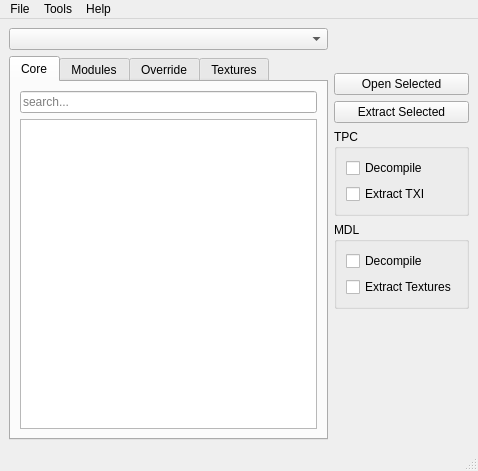
<?xml version="1.0" encoding="UTF-8"?>
<ui version="4.0">
 <class>MainWindow</class>
 <widget class="QMainWindow" name="MainWindow">
  <property name="geometry">
   <rect>
    <x>0</x>
    <y>0</y>
    <width>478</width>
    <height>471</height>
   </rect>
  </property>
  <property name="windowTitle">
   <string>Holocron Toolset</string>
  </property>
  <widget class="QWidget" name="centralwidget">
   <layout class="QHBoxLayout" name="horizontalLayout">
    <property name="sizeConstraint">
     <enum>QLayout::SetMinimumSize</enum>
    </property>
    <item>
     <layout class="QVBoxLayout" name="verticalLayout_4">
      <item>
       <widget class="QComboBox" name="gameCombo"/>
      </item>
      <item>
       <widget class="QTabWidget" name="resourceTabs">
        <property name="currentIndex">
         <number>0</number>
        </property>
        <widget class="QWidget" name="coreTab">
         <attribute name="title">
          <string>Core</string>
         </attribute>
         <layout class="QVBoxLayout" name="verticalLayout_2">
          <item>
           <widget class="QLineEdit" name="coreSearchEdit">
            <property name="placeholderText">
             <string>search...</string>
            </property>
           </widget>
          </item>
          <item>
           <widget class="QTreeView" name="coreTree">
            <property name="editTriggers">
             <set>QAbstractItemView::NoEditTriggers</set>
            </property>
            <property name="alternatingRowColors">
             <bool>true</bool>
            </property>
            <property name="selectionMode">
             <enum>QAbstractItemView::ExtendedSelection</enum>
            </property>
            <property name="sortingEnabled">
             <bool>true</bool>
            </property>
            <property name="allColumnsShowFocus">
             <bool>true</bool>
            </property>
            <attribute name="headerShowSortIndicator" stdset="0">
             <bool>true</bool>
            </attribute>
            <attribute name="headerStretchLastSection">
             <bool>true</bool>
            </attribute>
           </widget>
          </item>
         </layout>
        </widget>
        <widget class="QWidget" name="modulesTab">
         <attribute name="title">
          <string>Modules</string>
         </attribute>
         <layout class="QVBoxLayout" name="verticalLayout">
          <item>
           <layout class="QHBoxLayout" name="horizontalLayout_2" stretch="4,1">
            <item>
             <widget class="QComboBox" name="modulesCombo">
              <property name="maxVisibleItems">
               <number>18</number>
              </property>
             </widget>
            </item>
            <item>
             <widget class="QPushButton" name="moduleRefreshButton">
              <property name="minimumSize">
               <size>
                <width>70</width>
                <height>0</height>
               </size>
              </property>
              <property name="maximumSize">
               <size>
                <width>16777215</width>
                <height>70</height>
               </size>
              </property>
              <property name="toolTip">
               <string>Refresh the list of modules.</string>
              </property>
              <property name="text">
               <string>Refresh</string>
              </property>
             </widget>
            </item>
           </layout>
          </item>
          <item>
           <widget class="Line" name="line">
            <property name="orientation">
             <enum>Qt::Horizontal</enum>
            </property>
           </widget>
          </item>
          <item>
           <layout class="QHBoxLayout" name="horizontalLayout_4">
            <item>
             <widget class="QLineEdit" name="moduleSearchEdit">
              <property name="placeholderText">
               <string>search...</string>
              </property>
             </widget>
            </item>
            <item>
             <widget class="QPushButton" name="moduleReloadButton">
              <property name="enabled">
               <bool>false</bool>
              </property>
              <property name="minimumSize">
               <size>
                <width>70</width>
                <height>0</height>
               </size>
              </property>
              <property name="maximumSize">
               <size>
                <width>70</width>
                <height>16777215</height>
               </size>
              </property>
              <property name="toolTip">
               <string>Reload the active module.</string>
              </property>
              <property name="text">
               <string>Reload</string>
              </property>
             </widget>
            </item>
           </layout>
          </item>
          <item>
           <widget class="QTreeView" name="modulesTree">
            <property name="editTriggers">
             <set>QAbstractItemView::NoEditTriggers</set>
            </property>
            <property name="alternatingRowColors">
             <bool>true</bool>
            </property>
            <property name="selectionMode">
             <enum>QAbstractItemView::ExtendedSelection</enum>
            </property>
            <property name="sortingEnabled">
             <bool>true</bool>
            </property>
            <property name="allColumnsShowFocus">
             <bool>true</bool>
            </property>
            <attribute name="headerShowSortIndicator" stdset="0">
             <bool>false</bool>
            </attribute>
           </widget>
          </item>
         </layout>
        </widget>
        <widget class="QWidget" name="overrideTab">
         <attribute name="title">
          <string>Override</string>
         </attribute>
         <layout class="QVBoxLayout" name="verticalLayout_3">
          <item>
           <widget class="QFrame" name="overrideFolderFrame">
            <property name="frameShape">
             <enum>QFrame::NoFrame</enum>
            </property>
            <property name="frameShadow">
             <enum>QFrame::Plain</enum>
            </property>
            <layout class="QHBoxLayout" name="horizontalLayout_5" stretch="1,0">
             <property name="leftMargin">
              <number>0</number>
             </property>
             <property name="topMargin">
              <number>0</number>
             </property>
             <property name="rightMargin">
              <number>0</number>
             </property>
             <property name="bottomMargin">
              <number>0</number>
             </property>
             <item>
              <widget class="QComboBox" name="overrideFolderCombo"/>
             </item>
             <item>
              <widget class="QPushButton" name="overrideRefreshButton">
               <property name="minimumSize">
                <size>
                 <width>70</width>
                 <height>0</height>
                </size>
               </property>
               <property name="maximumSize">
                <size>
                 <width>70</width>
                 <height>16777215</height>
                </size>
               </property>
               <property name="toolTip">
                <string>Refresh the list of modules.</string>
               </property>
               <property name="text">
                <string>Refresh</string>
               </property>
              </widget>
             </item>
            </layout>
           </widget>
          </item>
          <item>
           <widget class="Line" name="overrideLine">
            <property name="orientation">
             <enum>Qt::Horizontal</enum>
            </property>
           </widget>
          </item>
          <item>
           <layout class="QHBoxLayout" name="horizontalLayout_3">
            <item>
             <widget class="QLineEdit" name="overrideSearchEdit">
              <property name="placeholderText">
               <string>search...</string>
              </property>
             </widget>
            </item>
            <item>
             <widget class="QPushButton" name="overrideReloadButton">
              <property name="minimumSize">
               <size>
                <width>70</width>
                <height>0</height>
               </size>
              </property>
              <property name="maximumSize">
               <size>
                <width>70</width>
                <height>16777215</height>
               </size>
              </property>
              <property name="toolTip">
               <string>Refresh the list of files in the override folder.</string>
              </property>
              <property name="text">
               <string>Reload</string>
              </property>
             </widget>
            </item>
           </layout>
          </item>
          <item>
           <widget class="QTreeView" name="overrideTree">
            <property name="editTriggers">
             <set>QAbstractItemView::NoEditTriggers</set>
            </property>
            <property name="alternatingRowColors">
             <bool>true</bool>
            </property>
            <property name="selectionMode">
             <enum>QAbstractItemView::ExtendedSelection</enum>
            </property>
            <property name="sortingEnabled">
             <bool>true</bool>
            </property>
            <property name="allColumnsShowFocus">
             <bool>true</bool>
            </property>
            <attribute name="headerShowSortIndicator" stdset="0">
             <bool>false</bool>
            </attribute>
           </widget>
          </item>
         </layout>
        </widget>
        <widget class="QWidget" name="texturesTab">
         <attribute name="title">
          <string>Textures</string>
         </attribute>
         <layout class="QVBoxLayout" name="verticalLayout_6">
          <item>
           <widget class="QComboBox" name="texturesCombo"/>
          </item>
          <item>
           <widget class="Line" name="textureLine">
            <property name="orientation">
             <enum>Qt::Horizontal</enum>
            </property>
           </widget>
          </item>
          <item>
           <widget class="QLineEdit" name="textureSearchEdit">
            <property name="placeholderText">
             <string>search...</string>
            </property>
           </widget>
          </item>
          <item>
           <widget class="TexturesView" name="texturesList">
            <property name="editTriggers">
             <set>QAbstractItemView::NoEditTriggers</set>
            </property>
            <property name="showDropIndicator" stdset="0">
             <bool>false</bool>
            </property>
            <property name="selectionMode">
             <enum>QAbstractItemView::ExtendedSelection</enum>
            </property>
            <property name="iconSize">
             <size>
              <width>64</width>
              <height>64</height>
             </size>
            </property>
            <property name="isWrapping" stdset="0">
             <bool>true</bool>
            </property>
            <property name="resizeMode">
             <enum>QListView::Adjust</enum>
            </property>
            <property name="layoutMode">
             <enum>QListView::Batched</enum>
            </property>
            <property name="gridSize">
             <size>
              <width>92</width>
              <height>92</height>
             </size>
            </property>
            <property name="viewMode">
             <enum>QListView::IconMode</enum>
            </property>
            <property name="uniformItemSizes">
             <bool>true</bool>
            </property>
           </widget>
          </item>
         </layout>
        </widget>
       </widget>
      </item>
     </layout>
    </item>
    <item>
     <layout class="QVBoxLayout" name="vboxlayout">
      <property name="sizeConstraint">
       <enum>QLayout::SetFixedSize</enum>
      </property>
      <item>
       <spacer name="verticalSpacer_2">
        <property name="orientation">
         <enum>Qt::Vertical</enum>
        </property>
        <property name="sizeType">
         <enum>QSizePolicy::Fixed</enum>
        </property>
        <property name="sizeHint" stdset="0">
         <size>
          <width>124</width>
          <height>45</height>
         </size>
        </property>
       </spacer>
      </item>
      <item>
       <widget class="QFrame" name="sidebar">
        <property name="frameShape">
         <enum>QFrame::NoFrame</enum>
        </property>
        <property name="frameShadow">
         <enum>QFrame::Raised</enum>
        </property>
        <layout class="QVBoxLayout" name="verticalLayout_5">
         <property name="leftMargin">
          <number>0</number>
         </property>
         <property name="topMargin">
          <number>0</number>
         </property>
         <property name="rightMargin">
          <number>0</number>
         </property>
         <property name="bottomMargin">
          <number>0</number>
         </property>
         <item>
          <widget class="QPushButton" name="openButton">
           <property name="text">
            <string>Open Selected</string>
           </property>
          </widget>
         </item>
         <item>
          <widget class="QPushButton" name="extractButton">
           <property name="sizePolicy">
            <sizepolicy hsizetype="Minimum" vsizetype="Fixed">
             <horstretch>0</horstretch>
             <verstretch>0</verstretch>
            </sizepolicy>
           </property>
           <property name="text">
            <string>Extract Selected</string>
           </property>
          </widget>
         </item>
         <item>
          <widget class="QGroupBox" name="tpcGroup_2">
           <property name="title">
            <string>TPC</string>
           </property>
           <layout class="QVBoxLayout" name="verticalLayout_10">
            <item>
             <widget class="QCheckBox" name="tpcDecompileCheckbox">
              <property name="text">
               <string>Decompile</string>
              </property>
             </widget>
            </item>
            <item>
             <widget class="QCheckBox" name="tpcTxiCheckbox">
              <property name="text">
               <string>Extract TXI</string>
              </property>
             </widget>
            </item>
           </layout>
          </widget>
         </item>
         <item>
          <widget class="QGroupBox" name="mdlGroup_2">
           <property name="title">
            <string>MDL</string>
           </property>
           <layout class="QVBoxLayout" name="verticalLayout_9">
            <item>
             <widget class="QCheckBox" name="mdlDecompileCheckbox">
              <property name="text">
               <string>Decompile</string>
              </property>
             </widget>
            </item>
            <item>
             <widget class="QCheckBox" name="mdlTexturesCheckbox">
              <property name="text">
               <string>Extract Textures</string>
              </property>
             </widget>
            </item>
           </layout>
          </widget>
         </item>
        </layout>
       </widget>
      </item>
      <item>
       <spacer name="verticalSpacer">
        <property name="orientation">
         <enum>Qt::Vertical</enum>
        </property>
        <property name="sizeHint" stdset="0">
         <size>
          <width>124</width>
          <height>40</height>
         </size>
        </property>
       </spacer>
      </item>
     </layout>
    </item>
   </layout>
  </widget>
  <widget class="QMenuBar" name="menubar">
   <property name="geometry">
    <rect>
     <x>0</x>
     <y>0</y>
     <width>478</width>
     <height>21</height>
    </rect>
   </property>
   <widget class="QMenu" name="menuFile">
    <property name="title">
     <string>File</string>
    </property>
    <widget class="QMenu" name="menuNew">
     <property name="title">
      <string>New</string>
     </property>
     <addaction name="actionNewUTC"/>
     <addaction name="actionNewUTP"/>
     <addaction name="actionNewUTD"/>
     <addaction name="actionNewUTT"/>
     <addaction name="actionNewUTW"/>
     <addaction name="actionNewUTE"/>
     <addaction name="separator"/>
     <addaction name="actionCloneModule"/>
     <addaction name="separator"/>
     <addaction name="actionNewGFF"/>
     <addaction name="actionNewERF"/>
     <addaction name="actionNewTXT"/>
     <addaction name="actionNewSSF"/>
    </widget>
    <addaction name="menuNew"/>
    <addaction name="openAction"/>
    <addaction name="separator"/>
    <addaction name="actionSettings"/>
    <addaction name="separator"/>
    <addaction name="actionExit"/>
   </widget>
   <widget class="QMenu" name="menuTools">
    <property name="title">
     <string>Tools</string>
    </property>
    <addaction name="actionEditTLK"/>
   </widget>
   <widget class="QMenu" name="menuHelp">
    <property name="title">
     <string>Help</string>
    </property>
    <addaction name="actionHelpUpdates"/>
    <addaction name="actionHelpAbout"/>
   </widget>
   <addaction name="menuFile"/>
   <addaction name="menuTools"/>
   <addaction name="menuHelp"/>
  </widget>
  <widget class="QStatusBar" name="statusbar"/>
  <action name="cloneModuleAction">
   <property name="text">
    <string>Clone Module</string>
   </property>
  </action>
  <action name="actionRecent_Files">
   <property name="text">
    <string>Recent Files</string>
   </property>
  </action>
  <action name="actionExit">
   <property name="text">
    <string>Exit</string>
   </property>
  </action>
  <action name="actionSettings">
   <property name="text">
    <string>Settings</string>
   </property>
  </action>
  <action name="actionAbout">
   <property name="text">
    <string>About</string>
   </property>
  </action>
  <action name="actionOpen">
   <property name="text">
    <string>Open</string>
   </property>
  </action>
  <action name="actionCheck_for_Updates">
   <property name="text">
    <string>Check for Updates</string>
   </property>
  </action>
  <action name="actionCreature">
   <property name="text">
    <string>Creature</string>
   </property>
  </action>
  <action name="actionItem">
   <property name="text">
    <string>Item</string>
   </property>
  </action>
  <action name="actionDoor">
   <property name="text">
    <string>Door</string>
   </property>
  </action>
  <action name="actionPlaceable">
   <property name="text">
    <string>Placeable</string>
   </property>
  </action>
  <action name="actionMerchant">
   <property name="text">
    <string>Merchant</string>
   </property>
  </action>
  <action name="actionEncounter">
   <property name="text">
    <string>Encounter</string>
   </property>
  </action>
  <action name="actionTrigger">
   <property name="text">
    <string>Trigger</string>
   </property>
  </action>
  <action name="actionWaypoint">
   <property name="text">
    <string>Waypoint</string>
   </property>
  </action>
  <action name="actionDialog">
   <property name="enabled">
    <bool>false</bool>
   </property>
   <property name="text">
    <string>Dialog</string>
   </property>
  </action>
  <action name="openAction">
   <property name="text">
    <string>Open</string>
   </property>
  </action>
  <action name="actionNewGFF">
   <property name="text">
    <string>GFF</string>
   </property>
  </action>
  <action name="actionNewERF">
   <property name="text">
    <string>ERF</string>
   </property>
  </action>
  <action name="actionNewTXT">
   <property name="text">
    <string>TXT</string>
   </property>
  </action>
  <action name="actionEditTLK">
   <property name="text">
    <string>Edit TLK</string>
   </property>
  </action>
  <action name="actionHelpUpdates">
   <property name="text">
    <string>Check For Updates</string>
   </property>
  </action>
  <action name="actionHelpAbout">
   <property name="text">
    <string>About</string>
   </property>
  </action>
  <action name="actionNewSSF">
   <property name="text">
    <string>SSF</string>
   </property>
  </action>
  <action name="actionNewUTC">
   <property name="enabled">
    <bool>false</bool>
   </property>
   <property name="icon">
    <iconset>
     <normalon>:/images/icons/kx/creature.png</normalon>
    </iconset>
   </property>
   <property name="text">
    <string>Creature</string>
   </property>
  </action>
  <action name="actionCloneModule">
   <property name="enabled">
    <bool>false</bool>
   </property>
   <property name="text">
    <string>Clone Module</string>
   </property>
  </action>
  <action name="actionNewUTP">
   <property name="enabled">
    <bool>false</bool>
   </property>
   <property name="icon">
    <iconset resource="../resources/resources.qrc">
     <normaloff>:/images/icons/kx/placeable.png</normaloff>:/images/icons/kx/placeable.png</iconset>
   </property>
   <property name="text">
    <string>Placeable</string>
   </property>
  </action>
  <action name="actionNewUTD">
   <property name="enabled">
    <bool>false</bool>
   </property>
   <property name="icon">
    <iconset resource="../resources/resources.qrc">
     <normaloff>:/images/icons/kx/door.png</normaloff>:/images/icons/kx/door.png</iconset>
   </property>
   <property name="text">
    <string>Door</string>
   </property>
  </action>
  <action name="actionNewUTW">
   <property name="enabled">
    <bool>false</bool>
   </property>
   <property name="icon">
    <iconset resource="../resources/resources.qrc">
     <normaloff>:/images/icons/kx/waypoint.png</normaloff>:/images/icons/kx/waypoint.png</iconset>
   </property>
   <property name="text">
    <string>Waypoint</string>
   </property>
  </action>
  <action name="actionNewUTT">
   <property name="enabled">
    <bool>false</bool>
   </property>
   <property name="icon">
    <iconset resource="../resources/resources.qrc">
     <normaloff>:/images/icons/kx/trigger.png</normaloff>:/images/icons/kx/trigger.png</iconset>
   </property>
   <property name="text">
    <string>Trigger</string>
   </property>
  </action>
  <action name="actionNewUTE">
   <property name="enabled">
    <bool>false</bool>
   </property>
   <property name="icon">
    <iconset resource="../resources/resources.qrc">
     <normaloff>:/images/icons/kx/encounter.png</normaloff>:/images/icons/kx/encounter.png</iconset>
   </property>
   <property name="text">
    <string>Encounter</string>
   </property>
  </action>
 </widget>
 <customwidgets>
  <customwidget>
   <class>TexturesView</class>
   <extends>QListView</extends>
   <header location="global">toolset.mainwindow</header>
  </customwidget>
 </customwidgets>
 <resources>
  <include location="../resources/resources.qrc"/>
 </resources>
 <connections/>
</ui>
